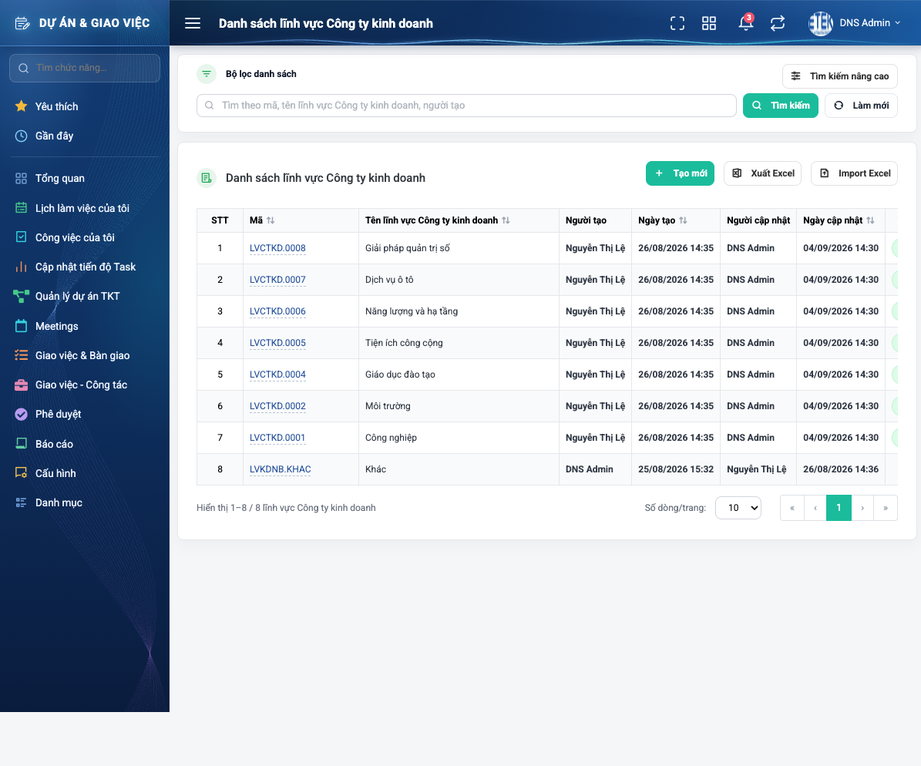
#> input picture hrm/.plans/masterdata-pl8-chuan-hoa-danh-muc/tc21-linh-vuc.png, 921 x 766 px, shrunk from 1195 x 994 before the run
$ python trim_icon.py ../../../../.plans/masterdata-pl8-chuan-hoa-danh-muc/tc21-linh-vuc.png
#> lines starting #> are read from the running program, lines starting #| are printed output that depends on the picture
#> in trim, im is the input picture: PIL image 921x766 RGB; mean R, G, B 195.1, 204.2, 215.1
# -*- coding: utf-8 -*-
"""Cắt sát ảnh nút/icon cho HDSD: bỏ khoảng trắng thừa quanh nút, chừa đúng PAD px.

Khuôn chuẩn (HDSD_MAU_GON.docx): ảnh nút ôm sát viền nút, dư 0–2 px. Chụp bằng boundingBox ± vài px
hay bị dính nền trang / ô bảng xung quanh → ảnh chèn cao 0,22" sẽ làm nút bé lại và lệch dòng chữ.

Cách dùng:
    python3 trim_icon.py <file_hoặc_thư_mục> [...]          # cắt thẳng vào file
    python3 trim_icon.py --dry <thư_mục>                     # chỉ liệt kê file còn dư
"""
import os
import sys

from PIL import Image, ImageChops

PAD = 2          # px chừa lại quanh nút
PAD_DARK = 6     # mục menu nền tối không có viền → chừa rộng hơn chút cho khỏi dính mép
TOL = 12         # chênh màu tối thiểu coi là "không phải nền" (viền xám nhạt #dee2e6 vẫn giữ được)
MAX_OK = 3       # dư <= MAX_OK px thì coi là đã sát (đúng mức của file mẫu)
MIN_H = 26       # mục không viền (mục menu) cắt sát chữ sẽ bị phóng to khi chèn cao 0,22" → bù nền cho đủ cao


def _bg(im):
    """Màu nền = màu xuất hiện nhiều nhất ở 4 góc."""
    w, h = im.size
#> w = 921; h = 766
    cs = [im.getpixel(p) for p in ((0, 0), (w - 1, 0), (0, h - 1), (w - 1, h - 1))]
#> cs = [(44, 94, 156), (49, 107, 171), (245, 246, 248), (245, 246, 248)]
    return max(set(cs), key=cs.count)


TOL_DARK = 70    # nền TỐI (menu sidebar có hoa văn/dải màu): chỉ chữ + icon sáng mới là nội dung


def _is_dark(c):
    return (0.299 * c[0] + 0.587 * c[1] + 0.114 * c[2]) < 110


def bbox(im):
    im = im.convert('RGB')
    bg = _bg(im)
#> bg = (245, 246, 248)
    diff = ImageChops.difference(im, Image.new('RGB', im.size, bg)).convert('L')
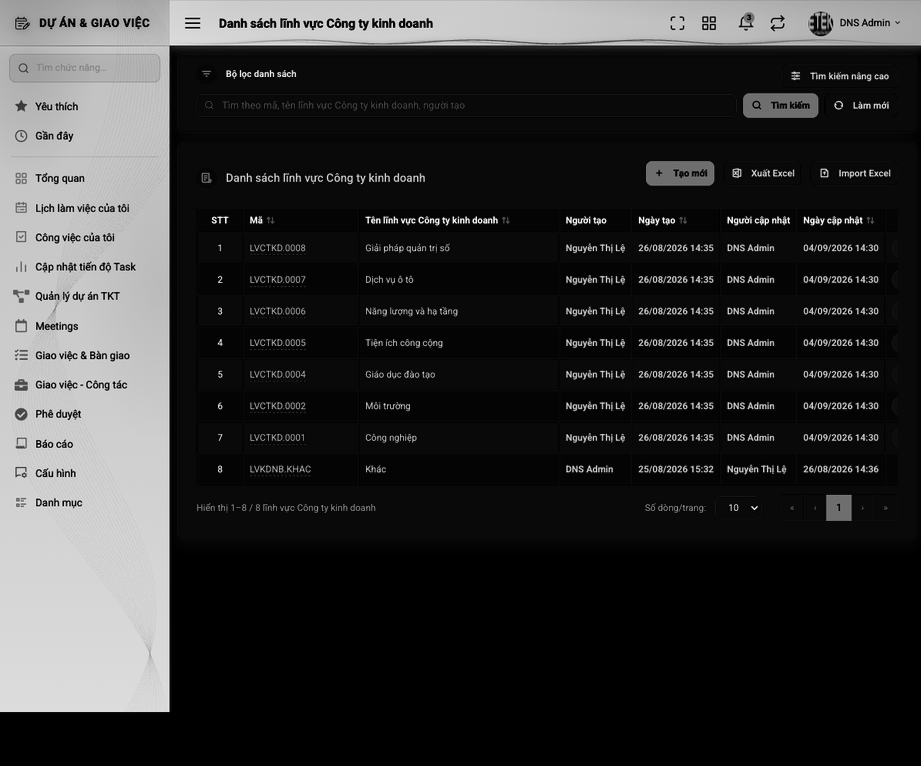
#> diff: PIL image 921x766 L; min 0, max 246, mean 49.7
    tol = TOL_DARK if _is_dark(bg) else TOL
#> tol = 12
    return diff.point(lambda v: 255 if v > tol else 0).getbbox()


def trim(path, dry=False):
    im = Image.open(path)
    bb = bbox(im)
#> bb = (0, 0, 921, 713)
    if not bb:
        return None
    w, h = im.size
#> w = 921; h = 766
    m = (bb[0], bb[1], w - bb[2], h - bb[3])
#> m = (0, 0, 0, 53)
    # ảnh đã đúng chiều cao tối thiểu thì phần nền trên/dưới là phần bù cố ý, chỉ xét 2 bên
    check = m if h > MIN_H else (m[0], 0, m[2], 0)
#> check = (0, 0, 0, 53)
    lim = PAD_DARK + 1 if _is_dark(_bg(im.convert('RGB'))) else MAX_OK
#> lim = 3
    if max(check) <= lim:
        return None
    pad = PAD_DARK if _is_dark(_bg(im.convert('RGB'))) else PAD
#> pad = 2
    box = (max(bb[0] - pad, 0), max(bb[1] - pad, 0), min(bb[2] + pad, w), min(bb[3] + pad, h))
#> box = (0, 0, 921, 715)
    out = im.convert('RGB').crop(box)
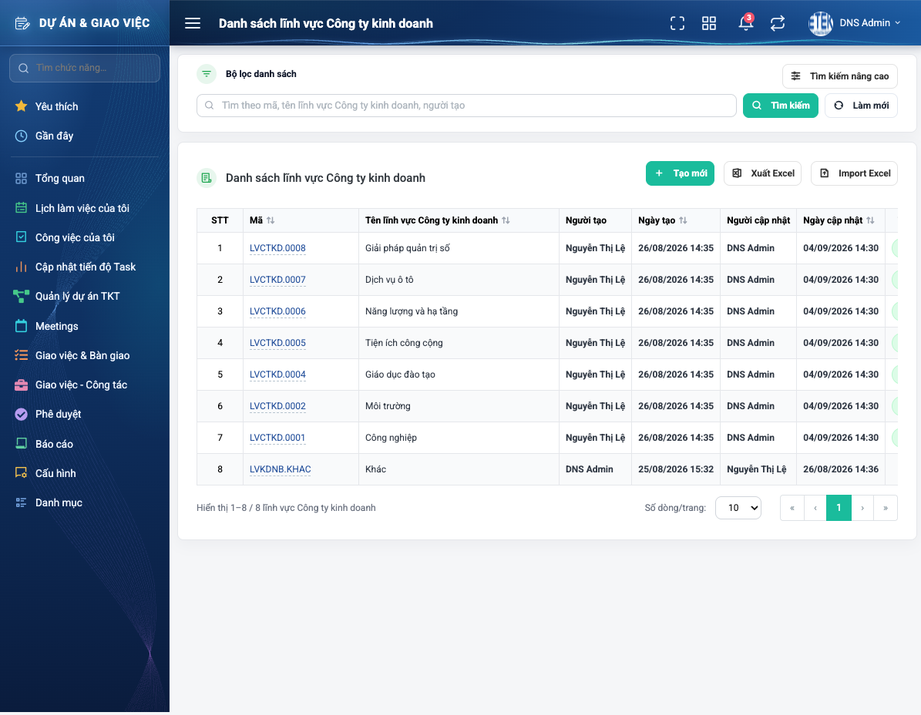
#> out: PIL image 921x715 RGB; mean R, G, B 191.5, 201.2, 212.8
    if out.height < MIN_H:
        canvas = Image.new('RGB', (out.width, MIN_H), _bg(im.convert('RGB')))
        canvas.paste(out, (0, (MIN_H - out.height) // 2))
        out = canvas
    if not dry:
        out.save(path)
    return m, (w, h), out.size


def main(args):
    dry = '--dry' in args
    files = []
    for a in (x for x in args if x != '--dry'):
        if os.path.isdir(a):
            files += sorted(os.path.join(a, f) for f in os.listdir(a) if f.lower().endswith('.png'))
        else:
            files.append(a)
    n = 0
    for f in files:
        r = trim(f, dry)
#> r = ((0, 0, 0, 53), (921, 766), (921, 715))
        if r:
            n += 1
            print('%s  dư(trái,trên,phải,dưới)=%s  %s -> %s' % (os.path.basename(f), r[0], r[1], r[2]))
#| tc21-linh-vuc.png  dư(trái,trên,phải,dưới)=(0, 0, 0, 53)  (921, 766) -> (921, 715)
    print('%s %d/%d file' % ('Cần cắt' if dry else 'Đã cắt', n, len(files)))


if __name__ == '__main__':
    main(sys.argv[1:])

$ run again, on hrm/.plans/masterdata-pl8-chuan-hoa-danh-muc/tc24-ycgp-20.png
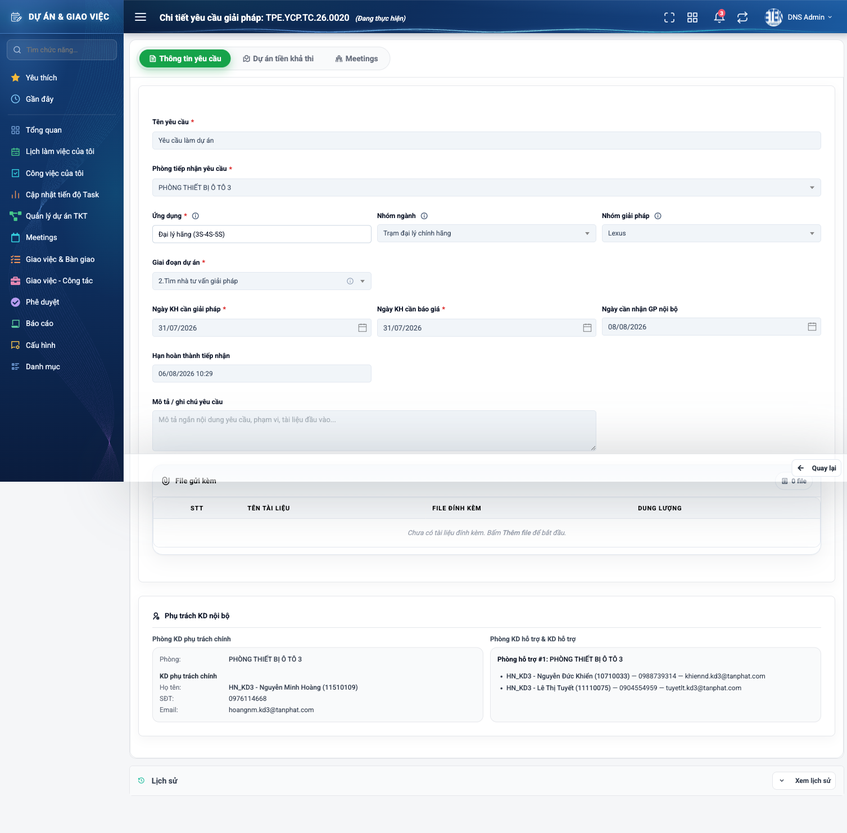
#> input picture hrm/.plans/masterdata-pl8-chuan-hoa-danh-muc/tc24-ycgp-20.png, 847 x 833 px, shrunk from 1507 x 1482 before the run
#> in trim, im is the input picture: PIL image 847x833 RGB; mean R, G, B 219.9, 225.2, 231.5
#> cs = [(44, 94, 156), (44, 103, 169), (245, 246, 248), (245, 246, 248)]
#> bg = (245, 246, 248)
#> in bbox, `diff = ImageChops.difference(im, Image.new('RGB', im.size, bg)).conver..`:
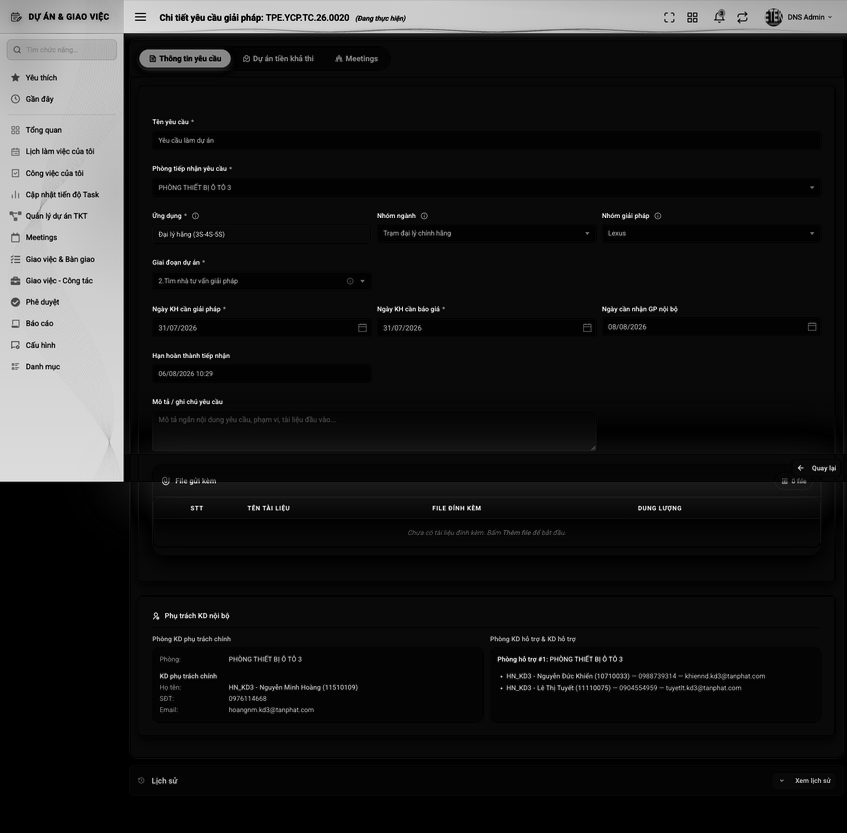
#> diff: PIL image 847x833 L; min 0, max 246, mean 30.1
#> tol = 12
#> bb = (0, 0, 847, 785)
#> m = (0, 0, 0, 48)
#> lim = 3
#> pad = 2
#> box = (0, 0, 847, 787)
#> in trim, `out = im.convert('RGB').crop(box)`:
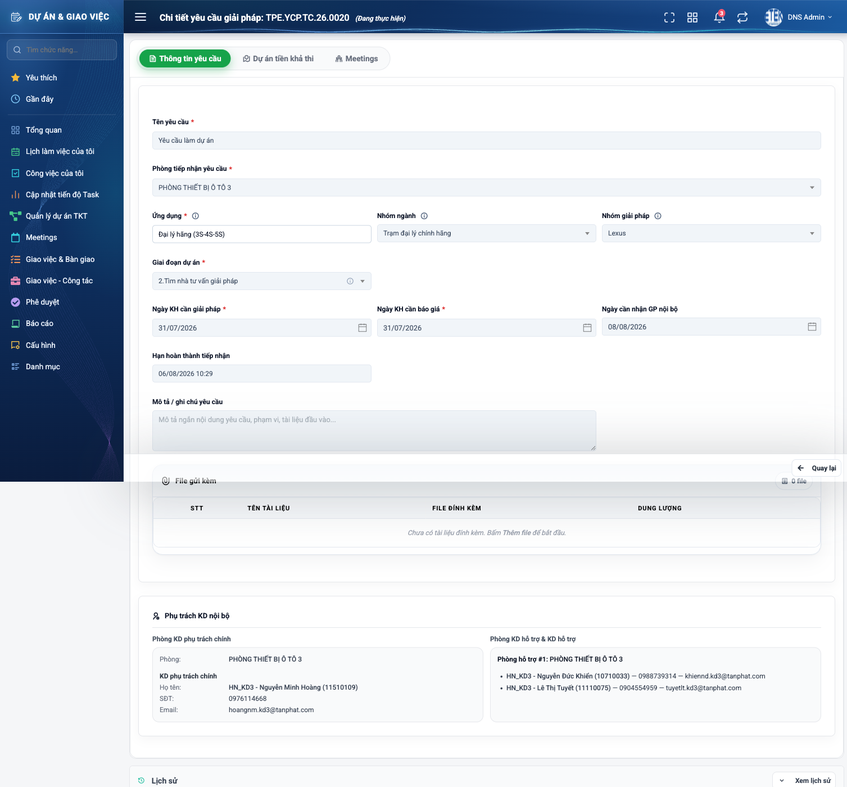
#> out: PIL image 847x787 RGB; mean R, G, B 218.4, 223.9, 230.6
#> r = ((0, 0, 0, 48), (847, 833), (847, 787))
#| tc24-ycgp-20.png  dư(trái,trên,phải,dưới)=(0, 0, 0, 48)  (847, 833) -> (847, 787)

$ run again, on hrm/.plans/masterdata-pl8-chuan-hoa-danh-muc/tc27-ung-dung.png
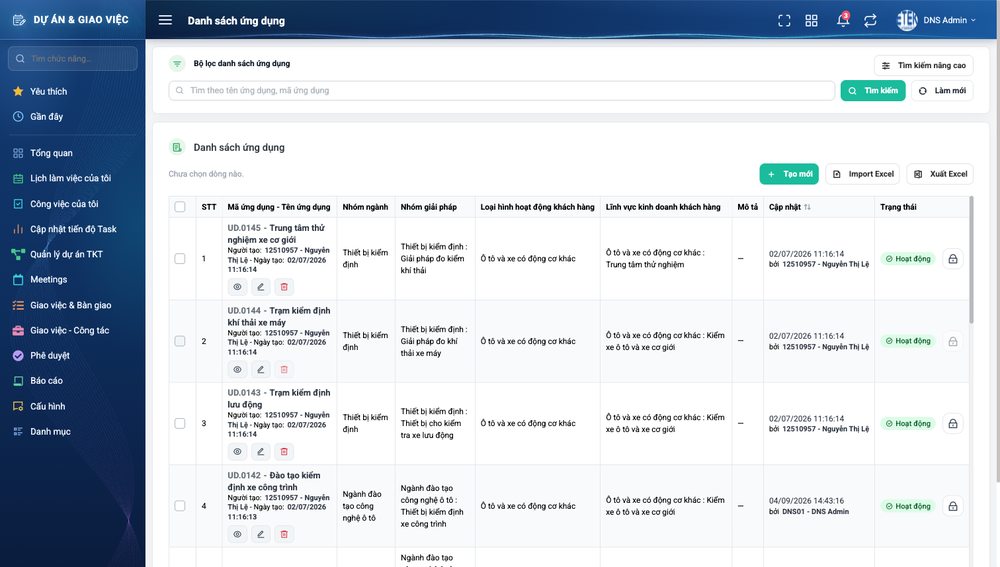
#> input picture hrm/.plans/masterdata-pl8-chuan-hoa-danh-muc/tc27-ung-dung.png, 1000 x 567 px, shrunk from 1512 x 857 before the run
#> in trim, im is the input picture: PIL image 1000x567 RGB; mean R, G, B 198.8, 207.2, 216.9
#> cs = [(44, 94, 156), (222, 221, 221), (10, 28, 61), (251, 251, 251)]
#> bg = (44, 94, 156)
#> in bbox, `diff = ImageChops.difference(im, Image.new('RGB', im.size, bg)).conver..`:
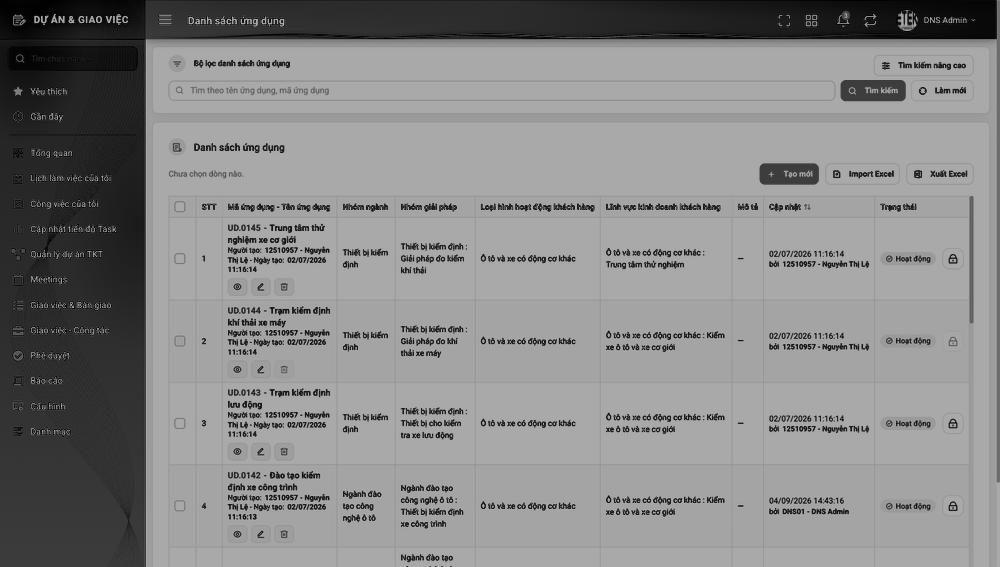
#> diff: PIL image 1000x567 L; min 0, max 169, mean 135
#> tol = 70
#> bb = (12, 0, 1000, 567)
#> m = (12, 0, 0, 0)
#> lim = 7
#> pad = 6
#> box = (6, 0, 1000, 567)
#> in trim, `out = im.convert('RGB').crop(box)`:
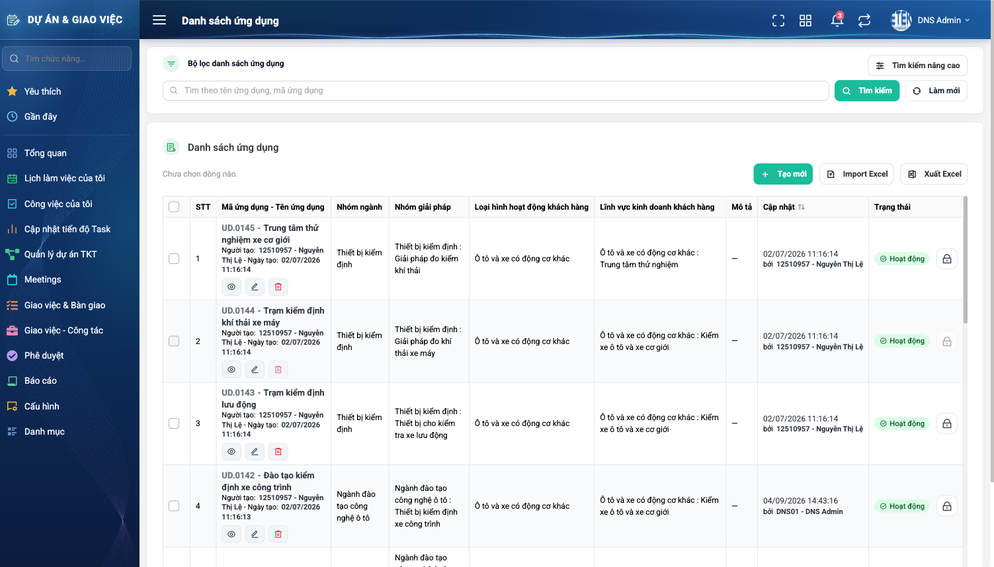
#> out: PIL image 994x567 RGB; mean R, G, B 199.9, 208.1, 217.6
#> r = ((12, 0, 0, 0), (1000, 567), (994, 567))
#| tc27-ung-dung.png  dư(trái,trên,phải,dưới)=(12, 0, 0, 0)  (1000, 567) -> (994, 567)

$ run again, on hrm/.plans/masterdata-pl8-chuan-hoa-danh-muc/tc28-ud0142-edit.png
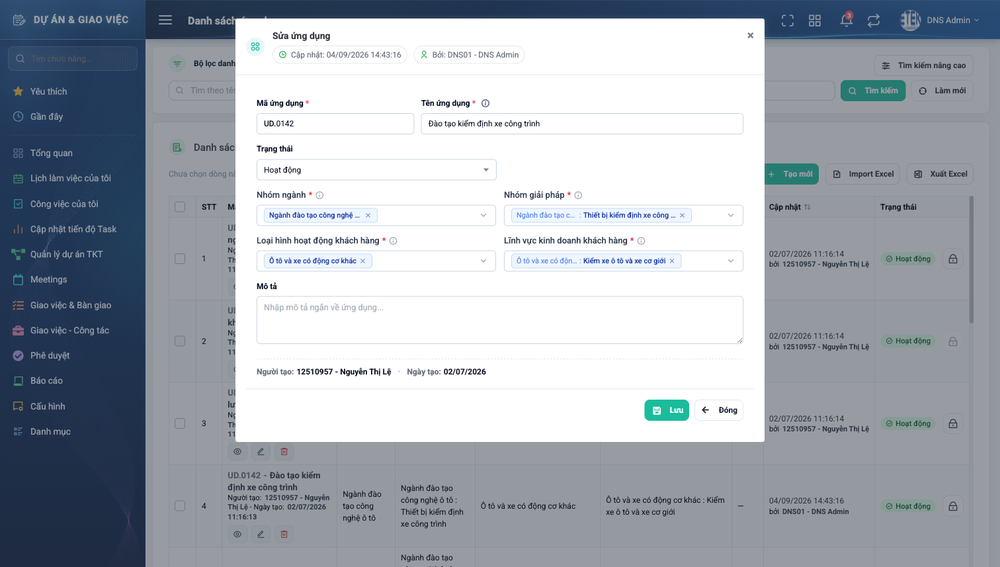
#> input picture hrm/.plans/masterdata-pl8-chuan-hoa-danh-muc/tc28-ud0142-edit.png, 1000 x 567 px, shrunk from 1512 x 857 before the run
#> in trim, im is the input picture: PIL image 1000x567 RGB; mean R, G, B 166.5, 173.3, 181.6
#> cs = [(47, 75, 113), (49, 82, 121), (30, 43, 65), (147, 152, 159)]
#> bg = (47, 75, 113)
#> in bbox, `diff = ImageChops.difference(im, Image.new('RGB', im.size, bg)).conver..`:
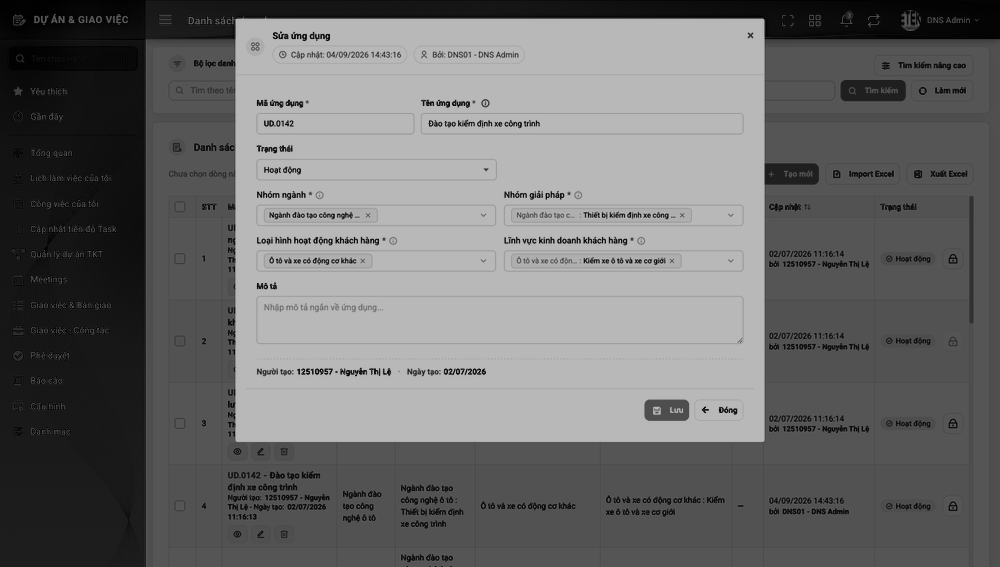
#> diff: PIL image 1000x567 L; min 0, max 184, mean 107.9
#> tol = 70
#> bb = (15, 10, 1000, 567)
#> m = (15, 10, 0, 0)
#> lim = 7
#> pad = 6
#> box = (9, 4, 1000, 567)
#> in trim, `out = im.convert('RGB').crop(box)`:
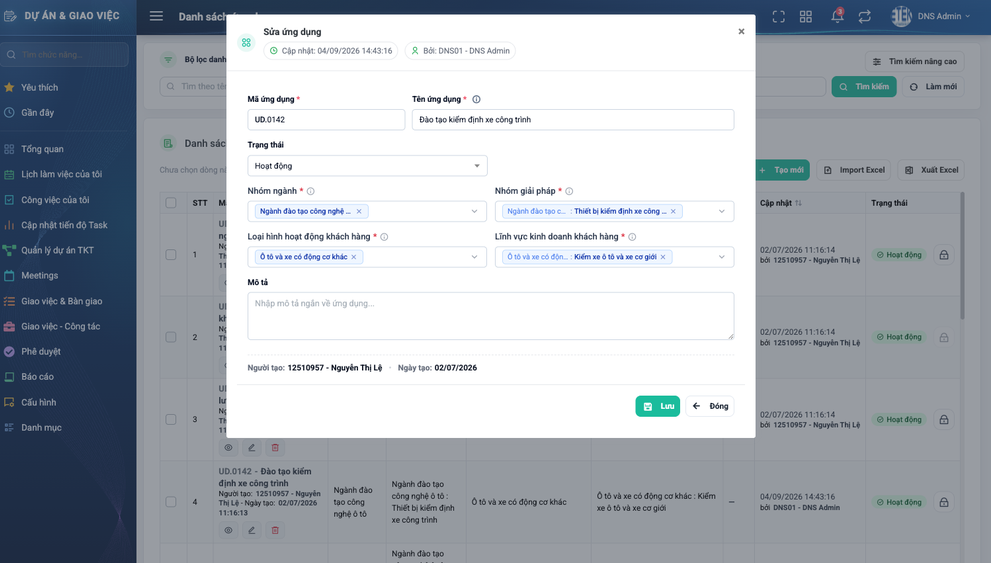
#> out: PIL image 991x563 RGB; mean R, G, B 168.6, 175.2, 183.1
#> r = ((15, 10, 0, 0), (1000, 567), (991, 563))
#| tc28-ud0142-edit.png  dư(trái,trên,phải,dưới)=(15, 10, 0, 0)  (1000, 567) -> (991, 563)
